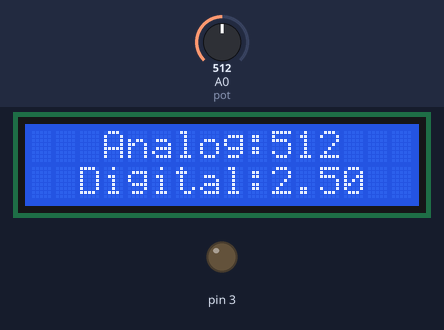
Simulated run of this sketch. Board: Arduino Uno, built with avr-gcc and run on an emulated ATmega328P. Shown: 16×2 character LCD, output pins drawn as LEDs (lit = HIGH). The inputs (shaded band) are chosen by the test bench; at power-on: A0 (pot) = 512. What the sketch prints to the serial monitor is not drawn.

Above: at 1.5 s.
1.6 s: A0 (pot) set to 716
At 2.3 s:
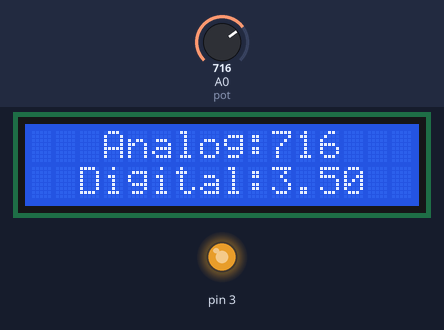
3.4 s: A0 (pot) set to 900
At 4.0 s:
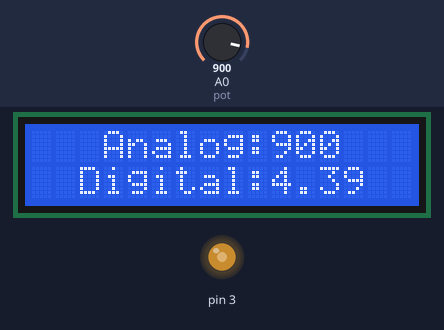
5.0 s: A0 (pot) set to 306
At 5.6 s:
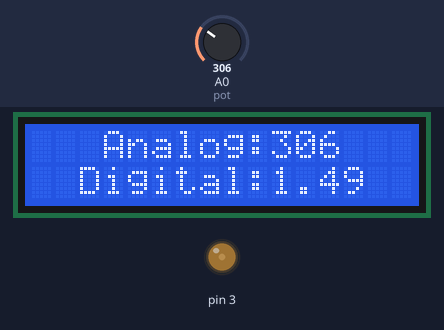
6.6 s: A0 (pot) set to 122
At 7.2 s:
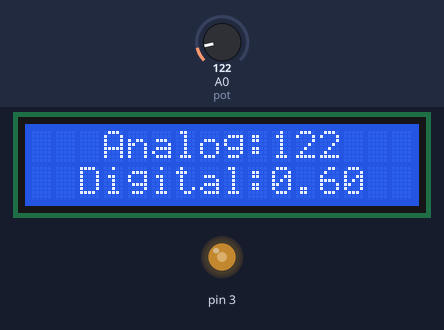
Timing chart, 0 to 9.2 s (numbered marks = the images above; inputs shaded):
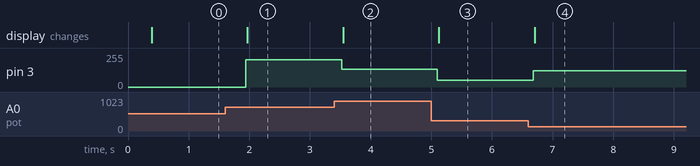

The sketch:

PotLedYakmaLedEkran.ino
```cpp
#include <LiquidCrystal_I2C.h>
LiquidCrystal_I2C lcd(0x27,16,2);

int deger=0;
int led=3;

int pot=A0;
void setup() {
 pinMode(3,OUTPUT);
 lcd.begin();
  Serial.begin(9600);
  Serial.println("Potansiyometre ile led yakma");
  delay(300);

}

void loop() {
  deger=analogRead(pot);
float gerilim=(5.00/1024.00)*deger;
 analogWrite(3, deger);

 Serial.print("Analog Deger: ");
 Serial.println(deger);
 Serial.print("Digital Deger:");
 Serial.println(gerilim);

  lcd.clear();
  lcd.setCursor(3,0);
  lcd.print("Analog:");
  lcd.print(deger);
  lcd.setCursor(2,1);
  lcd.print("Digital:");
  lcd.print(gerilim);
 delay(500);
}
```

Measured:
- after the input at 1.6 s, pin 3: 0/255 → 204/255 after 0.34 s; the display: changes after 0.37 s (image 1)
- after the input at 3.4 s, pin 3: 204/255 → 132/255 after 0.12 s; the display: changes after 0.15 s (image 2)
- after the input at 5.0 s, pin 3: 132/255 → 50/255 after 0.10 s; the display: changes after 0.13 s (image 3)
- after the input at 6.6 s, pin 3: 50/255 → 122/255 after 0.08 s; the display: changes after 0.10 s (image 4)
